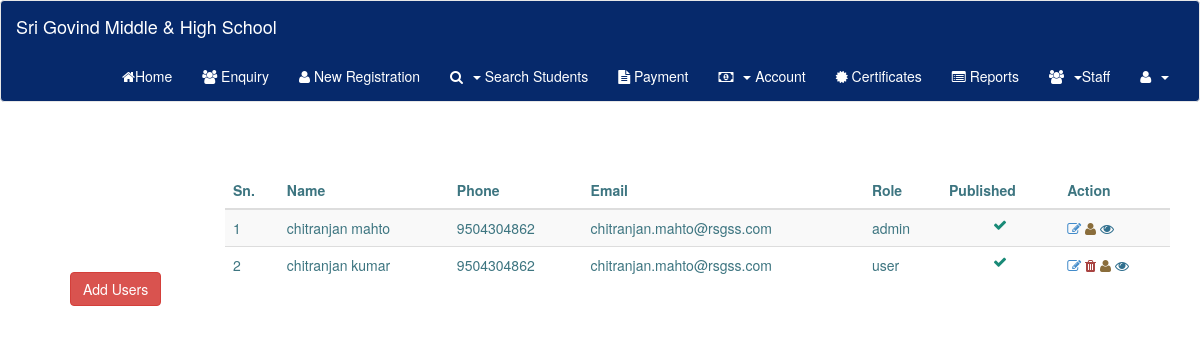
Screenshot of /user.php (signed in) with the database file from the repository.
### tables this page shows
CREATE TABLE `users` (
  `id` int(11) NOT NULL,
  `username` varchar(255) NOT NULL,
  `password` varchar(255) NOT NULL,
  `role` varchar(255) NOT NULL,
  `name` varchar(255) NOT NULL,
  `mobile` varchar(255) NOT NULL,
  `email` varchar(255) NOT NULL,
  `date` date NOT NULL,
  `published` varchar(255) NOT NULL
);

### user.php (the view, shortened to what this page needs)
<!DOCTYPE html PUBLIC "-//W3C//DTD XHTML 1.0 Transitional//EN" "http://www.w3.org/TR/xhtml1/DTD/xhtml1-transitional.dtd">
<html xmlns="http://www.w3.org/1999/xhtml">
<head>
<link href="bootstrap/css/bootstrap.min.css" rel="stylesheet" />
<link href="bootstrap/font-awesome-4.6.3/css/font-awesome.min.css" rel="stylesheet" />
<link href="bootstrap/css/bootstrap.css" rel="stylesheet" media="screen" />
<link href="bootstrap/css/jquery.datepick.css" rel="stylesheet">
</head>
<body>
<?php include "demoheader.php";?>
   <div class="container">
      <div class="row" style="margin-top: 50px;">
      <div class="col-md-2" style="vertical-align: text-bottom;padding-top: 100px;">
            <ul type="none">
           <li><a href="add_user.php" class="btn btn-danger">Add Users</a></li>
           </ul>
      </div>
      <div class="col-md-10">
    <div class="row">
        <div class="col-md-12">
        <div class="table-responsive">
          <table  class="table table-striped table-hovered">
             <fieldset>
                <thead>
                  <th>Sn.</th>
                  <th>Name</th>
                  <th>Phone</th>
                  <th>Email</th>
                  <th>Role</th>
                  <th>Published</th>
                  <th>Action</th>
                </thead>
                <tbody>
                  <?php include "dbconnection.php";
				  		$sql="SELECT * FROM `users`";
						$rs=mysqli_query($link,$sql);
                        while ($value=mysqli_fetch_assoc($rs)) {
                            static $i=1;
                             ?>
                               <tr>
                                 <td><?php echo $i;?></td>
                                 <td><?php echo $value['name'];?></td>
                                 <td><?php echo $value['mobile'];?></td>
                                 <td><?php echo $value['email'];?></td>
                                 <td><?php echo $value['role'];?></td>
                                 <td class="text-center"><?php if(($value['published'])==1){
                                         echo "<i class='fa fa-check text-success'></i>";
                                       }
                                         else{
                                           echo "<i class='fa fa-times text-danger '></i>";
                                         }
                                    ?></td>
                                 <td>
                                  <a href="edit_user.php?id=<?php echo $value['id'] ?>"><i class="fa fa-edit"></i></a>
                                  <?php if($value['role']!='admin'){ ?>
                                  <a href="delete_user.php?id=<?php echo $value['id'] ?>"><i class="fa fa-trash text-danger"></i></a>
                                  <?php } ?>
                                  <a href="#"><i class="fa fa-user text-warning"></i></a>
                                  <a href="user_details.php?id=<?php echo $value['id'] ?>"><i class="fa fa-eye text-info"></i></a>
                                </td>
                               </tr>
                             <?php
                        }
                  ?>
                </tbody>
             </fieldset>
          </table>
          </div>
        </div>
    </div>
      </div>
      <div class="col-md-2"></div>
   </div>
 </div>
</body>
</html>

### rows the page displays
users: name "chitranjan mahto", mobile "9504304862", email "chitranjan.mahto@rsgss.com", role "admin", published "1" (drawn)
users: name "chitranjan kumar", mobile "9504304862", email "chitranjan.mahto@rsgss.com", role "user", published "1" (drawn)
